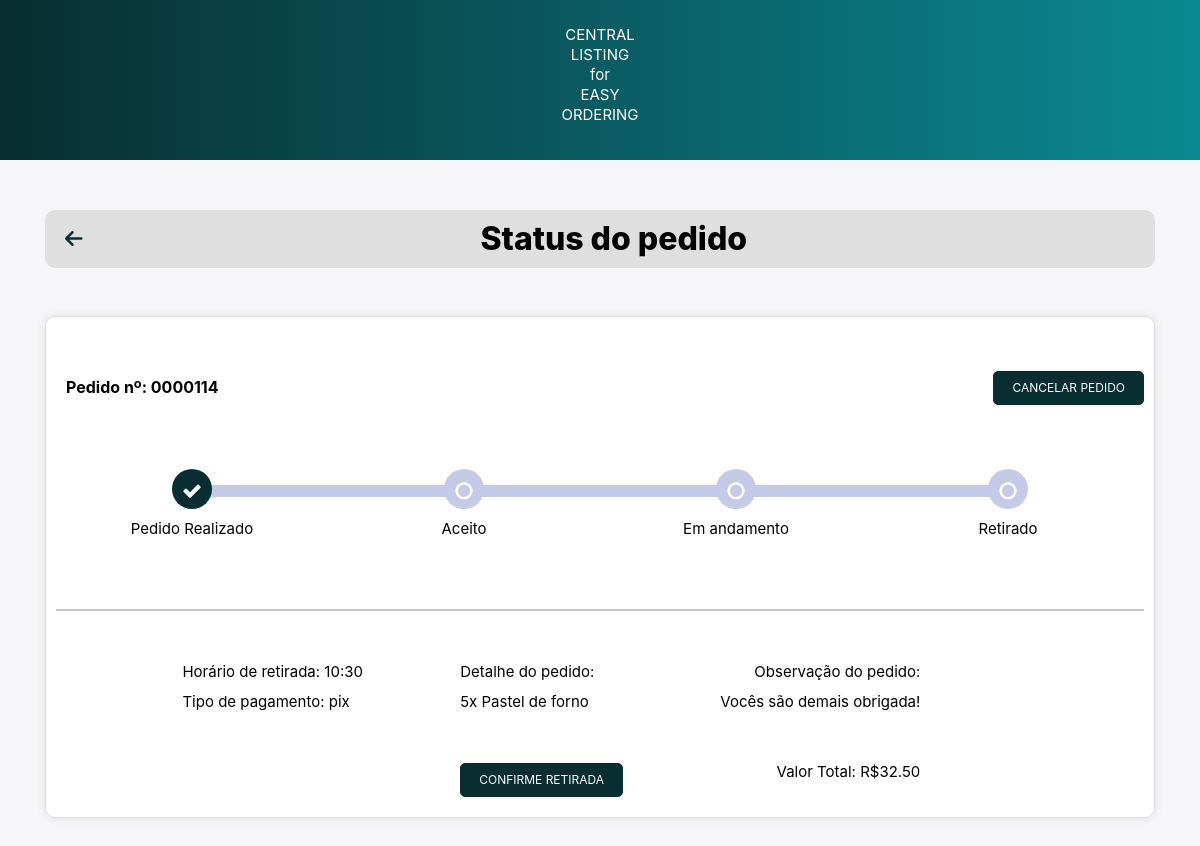
Page /order_status/ (signed in) on the earlier database version.
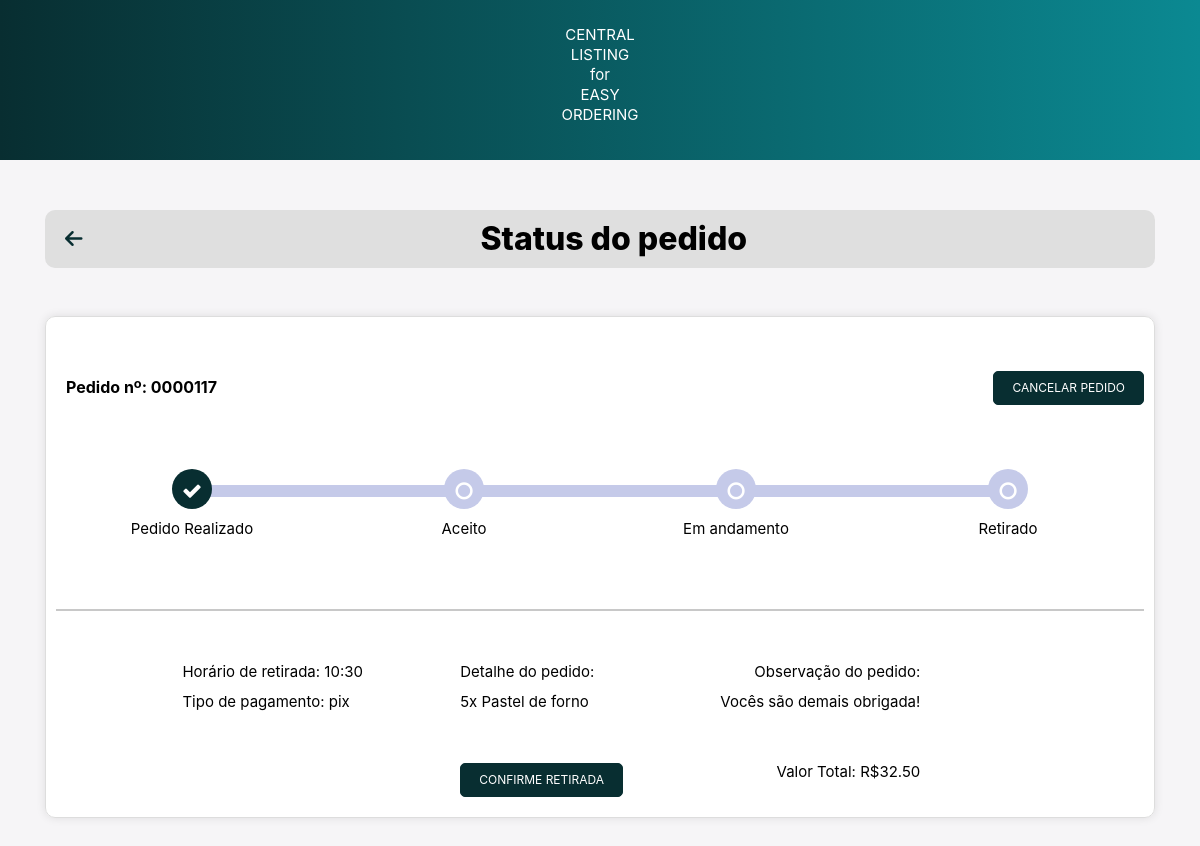
Same page on the later database version.
### main/models.py (models this page shows)
class Order(models.Model):
    PAYMENT_METHOD_CHOICES = [
        ('pix', 'PIX'),
        ('credit_card', 'Credit Card'),
    ]
    user = models.ForeignKey(User, on_delete=models.CASCADE)
    order = models.CharField(max_length=1000)
    order_datetime = models.DateTimeField()
    pickup_time = models.DateTimeField()
    total = models.DecimalField(max_digits=6, decimal_places=2)
    payment_method = models.CharField(max_length=20, choices=PAYMENT_METHOD_CHOICES, null=True)

### main/views.py (the view)
# urls.py: path('order_status/', views.order_status, name='order_status'),
@login_required(login_url='login')
def order_status(request):
    cart = Cart.objects.filter(user=request.user)
    order = Order.objects.filter(user=request.user).last()
    if request.method == 'POST':
        messages.success(request, 'Pedido realizado com sucesso!')
        cart.delete()
    else:
        order = Order.objects.filter(user=request.user).last()
    context = {
        'order': order,
    }
    return render(request, 'order_status.html', context)

### templates/order_status.html (shortened to what this page needs)
{% load static %}
<!DOCTYPE html>
<html>
<head>
    <link rel="stylesheet" href="https://cdnjs.cloudflare.com/ajax/libs/font-awesome/6.4.0/css/all.min.css" />
    <link
    rel="stylesheet"
    href="https://cdn.jsdelivr.net/npm/bootstrap@4.3.1/dist/css/bootstrap.min.css"
  />
  <link
    rel="stylesheet"
    href="https://cdnjs.cloudflare.com/ajax/libs/font-awesome/4.7.0/css/font-awesome.css"
  />
  <link rel="stylesheet" type="text/css" href="{% static './css/order_status.css' %}">
</head>
<body>
  <nav>
          <p>CENTRAL<br>LISTING<br>for<br>EASY<br>ORDERING</p>
  </nav>
    <div class="container">
        <div class="top-bar">
            <a id="arrow" href="{% url 'home' %}" class="back-to-home">
                <i class="fas fa-arrow-left"></i>
            </a>
            <h1 class="top-bar-title">Status do pedido</h1>
        </div>
    </div>
    {% if order %}
    <div class="container">
      <div class="card">
        <div class="timeline-container">
          <div class="order_number_text">
            Pedido nº: 0000{{ order.id }}</p>
            <a href="{% url 'cancel_order' %}" class="btn btn-primary custom-btn" id="cancelar_pedido" style="text-decoration:none" name="cancel_order">Cancelar pedido</a>
          </div>
          <ul id="progressbar" class="text-center">
            <li class="step0">
              <div class="step-container">
                <p class="status-text">Pedido Realizado</p>
              </div>
            </li>
            <li class="step0">
              <div class="step-container">
                <p class="status-text">Aceito</p>
              </div>
            </li>
            <li class="step0">
              <div class="step-container">
                <p class="status-text">Em andamento</p>
              </div>
            </li>
            <li class="step0">
              <div class="step-container">
                <p class="status-text">Retirado</p>
              </div>
            </li>
          </ul>
          <br><br><br><br><br>
          <div class="track-order">
            <hr>
            <div class="row d-flex justify-content-between px-3 top">
              <div>
                <p>Horário de retirada: {{ order.pickup_time|date:"H:i"}}</p>
                <p>Tipo de pagamento: {{ order.payment_method }}</p>
              </div>
              <div>
                <p>Detalhe do pedido:</p>
                <p>{{order.order}}</p>
                <button id="advance" class="btn btn-primary custom-btn">Confirme retirada</button>
              </div>
              <div class="d-flex flex-column text-sm-right">
                <p>Observação do pedido:</p>
                <p>Vocês são demais obrigada!</p>
                <p><br><br>Valor Total: R${{order.total}}</p>
              </div>
            </div>
          </div>
        </div>
      </div>
    </div>
    {% endif %}
</body>
</html>

Differences in the rows shown:
no longer on this page (row unchanged): Order: id "114", pickup_time "10:30", payment_method "pix", order "5x Pastel de forno", total "32.50"
added Order: id "117", pickup_time "10:30", payment_method "pix", order "5x Pastel de forno", total "32.50"
